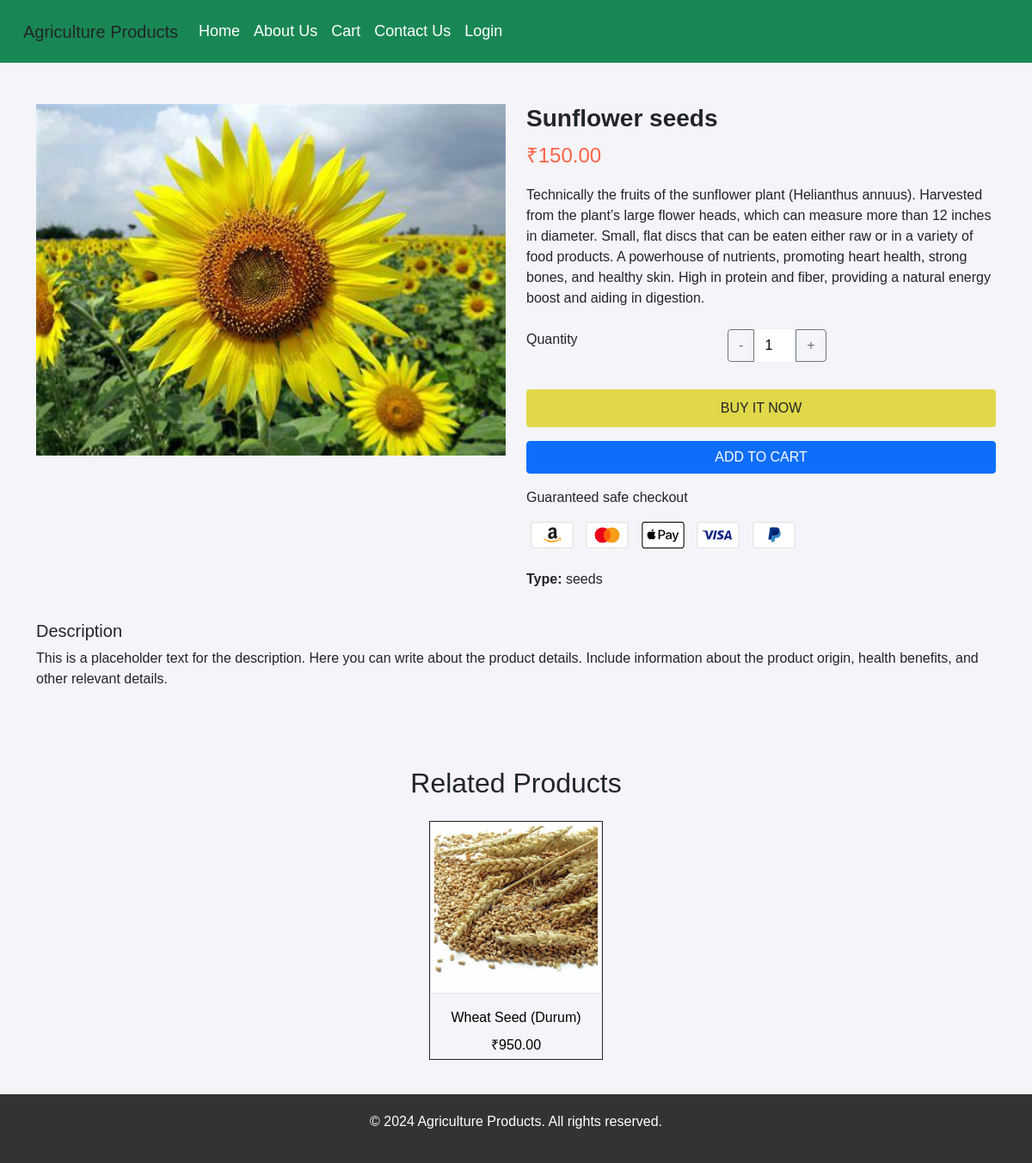
Page /showProduct/seeds/1 on the committed database.
### shop/models.py (models this page shows)
class Product(models.Model):
    CATEGORY_CHOICES = [
        ('seeds', 'Seeds'),
        ('machines', 'Machinery'),
        ('fertilizer', 'Fertilizer'),
    ]
    category = models.CharField(max_length=20, choices=CATEGORY_CHOICES)
    name = models.CharField(max_length=100)
    description = models.TextField()
    price = models.DecimalField(max_digits=10, decimal_places=2)
    image = models.ImageField(upload_to='products/')
    prodCount=models.IntegerField(default=0)
    def __str__(self):
        return self.name

### shop/views.py (the view)
# urls.py: path('showProduct/<str:prodType>/<int:prodId>',showProduct,name='showProduct'),
def showProduct(request,prodType,prodId):
    validProds=['seeds','machines','fertilizer']
    prod=Product.objects.filter(category=prodType,id=prodId)[0]
    print(prod)
    if prodType in validProds and prod:
        prodArr=Product.objects.filter(Q(category=prodType) & (~Q(id=prodId)) )[:3]
        print('ok ok ')
        return render(request,'shop/product.html',{'prod':prod,'prodArr':prodArr})
    print(prodType)
    print(prodId)
    return render(request,'shop/product.html')

### templates/shop/product.html (shortened to what this page needs)
{% include 'shop/header.html' %}
{% load static %}
<link rel="stylesheet" href="{% static 'css/bootstrap.min.css' %}">
<link rel="stylesheet" href="{% static 'css/style.css' %}">
    <div class="container mt-5">
        <div class="row">
          <div class="col-md-6">
            <img src="{{prod.image.url}}" width="100%" alt="Product Image" class="img-fluid">
          </div>
          <div class="col-md-6">
            <h3><b>{{prod.name}}</b></h3>
            <p class="product-price">₹{{prod.price}}</p>
            <p>{{prod.description}}</p>
            <div class="mt-4">
              <form id="buy-product-form" action="{% url 'buy_product' prod.id %}" method="POST">
                <div class="mb-3 d-flex flex-row justify-content-between">
                  <label for="quantity" class="form-label w-75">Quantity {{units}}</label>
                  <div class="input-group d-flex flex-row">
                    <button type="button" class="btn btn-outline-secondary" id="decr">-</button>
                    <input type="number" width="50" id="quantity" name="quantity" class="text-center " value="1" min="1"   max="{{prod.prodCount}}"  oninput="validateMax(this)" >
                    <button type="button" class="btn btn-outline-secondary" id="incr">+</button>
                  </div>
                </div>
                <button class="btn btn-buy-now my-3" type="submit">BUY IT NOW</button>
              </form>
              <button  class="btn btn-primary w-100" onclick="handleCart()">ADD TO CART</button>
            </div>
            <div class="payment-icons mt-3">
              <p>Guaranteed safe checkout</p>
              <img src="{% static 'images/amazonimg.svg' %}" alt="Visa">
              <img src="{% static 'images/mastercardimg.svg' %}" alt="MasterCard">
              <img src="{% static 'images/applepay.svg' %}" alt="Apple Pay">
              <img src="{% static 'images/visaimg.svg' %}" alt="Visa">
              <img src="{% static 'images/paypalpay.svg' %}" alt="PayPal">
            </div>
            <div class="mt-4">
              <p><strong>Type: </strong>{{prod.category}}</p>
            </div>
          </div>
        </div>
        <div class="row product-description">
          <div class="col">
            <h5>Description</h5>
            <p>
              This is a placeholder text for the description. Here you can write about the product details.
              Include information about the product origin, health benefits, and other relevant details.
            </p>
          </div>
        </div>
        <div class="row related-products">
          {% if prodArr %}
          <div class="col-12">
            <h2 class="text-center my-4">Related Products</h2>
            <div class="d-flex justify-content-center gap-3">
                {% for i in prodArr %}
                <a href="{{i.id}}" class=" border border-dark relProd d-flex flex-column gap-2" >
                  <img src="{{i.image.url}}" alt="Related Product 1" class="img-thumbnail mb-1">
                  <p class="text-center m-0 mt-1">{{i.name}}</p>
                  <p class="text-center m-0 mb-1">₹{{i.price}}</p>
                </a>
                {% endfor %}
            </div>
          </div>
          {% endif %}
        </div>
      </div>
      {% include 'shop/footer.html' %}
</body>
</html>

### static/css/style.css (style rules this page uses)
body { margin: 0; font-family: Arial, sans-serif; background-color: #f4f4f9; }

### templates/shop/product.html (style rules this page uses)
.relProd { text-decoration: none; color: black; }
.product-price { font-size: 24px; color: #ff6347; }
.related-products img { width: 200px; height: 200px; }
.product-description { margin-top: 20px; }
.related-products { margin-top: 50px; }
.btn-buy-now { background-color: #e0d849; border: none; width: 100%; padding: 10px 0; font-size: 16px; }
.payment-icons img { width: 50px; margin: 0 5px; }
#quantity { width: 50px; border: none; }

### rows in the picture
Product: image (picture), name "Sunflower seeds", price "150.00", description "Technically the fruits of the sunflower plant (Helianthus annuus). Harvested from the plant’s large flower heads, which can measure more than 12 inches in diameter. Small, flat discs that can be eaten either raw or in a variety of food products. A powerhouse of nutrients, promoting heart health, strong bones, and healthy skin. High in protein and fiber, providing a natural energy boost and aiding in digestion.", category "seeds"
Product: image (picture), name "Wheat Seed (Durum)", price "950.00"
